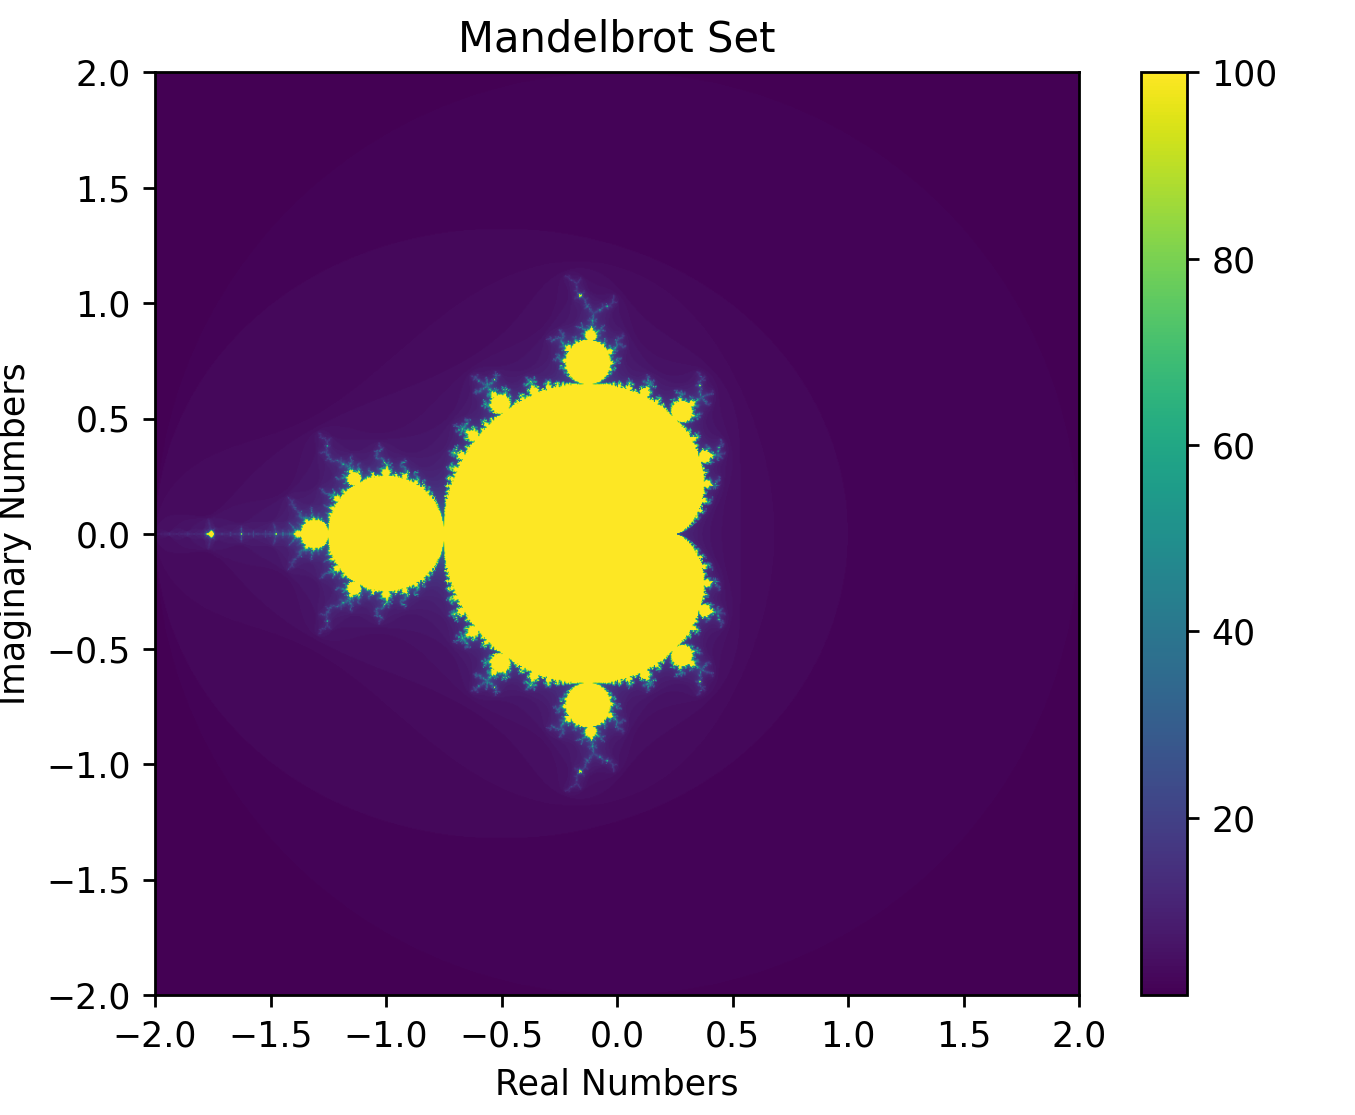

Write the Python code that produced this figure.
import numpy as np
import matplotlib.pyplot as plt

xmin, xmax = -2, 2
ymin, ymax = -2, 2
N = 1000

x = np.linspace(xmin, xmax,N)
y = np.linspace(ymin, ymax,N)
x, y = np.meshgrid(x, y)
c = x + 1j * y

z = np.zeros_like(c)
mandelbrot = np.zeros_like(c, dtype=int)


for i in range(100):
    mask = np.abs(z) < 2.0
    z[mask] = z[mask] ** 2 + c[mask]
    mandelbrot += mask

plt.imshow(mandelbrot, extent=(xmin, xmax, ymin, ymax), interpolation='bilinear')
plt.colorbar()
plt.title("Mandelbrot Set")
plt.xlabel("Real Numbers")
plt.ylabel("Imaginary Numbers")
plt.show()
plt.savefig('mandelbrot.png')
